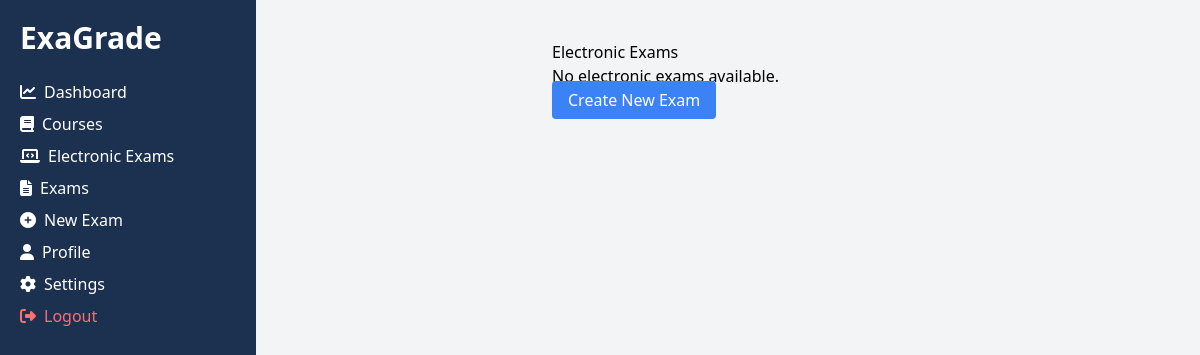
Before: /electronic_exams/ (signed in) with the older database file.
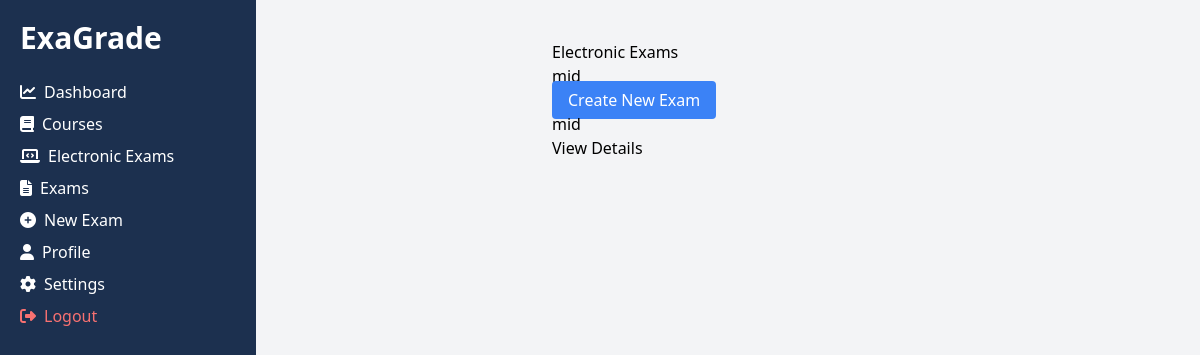
After: the same page with the newer database file.
### electronic_exams/models.py (models this page shows, shortened)
class ElectronicExam(models.Model):
    course = models.ForeignKey("courses.Course", on_delete=models.CASCADE, related_name="electronic_exams")
    title = models.CharField(max_length=255)
    created_at = models.DateTimeField(auto_now_add=True)

### electronic_exams/views.py (the view)
# urls.py: path("", ExamListView.as_view(), name="exam_list"),
class ExamListView(View):
    def get(self, request):
        exams = ElectronicExam.objects.all()
        return render(request, "electronic_exams/exam_list.html", {"exams": exams})

### templates/electronic_exams/exam_list.html (shortened to what this page needs)
{% extends "base.html" %}
{% block content %}
    <h2>Electronic Exams</h2>
    <ul>
        {% for exam in exams %}
            <li>
                <a href="{% url 'electronic_exams:electronic_exam_detail' exam.pk %}">{{ exam.title }}</a>
            </li>
        {% empty %}
            <p>No electronic exams available.</p>
        {% endfor %}
    </ul>
    <a href="{% url 'electronic_exams:create_electronic_exam' %}" class="px-4 py-2 bg-blue-500 text-white rounded">
        Create New Exam
    </a>
    {% for exam in exams %}
    <div class="exam-card">
        <h2>{{ exam.title }}</h2>
        <a href="{% url 'electronic_exams:electronic_exam_detail' exam.pk %}" class="btn">View Details</a>
    </div>
    {% endfor %}
{% endblock %}

### templates/base.html (shortened to what this page needs)
{% load static %}
<!DOCTYPE html>
<html lang="en">
<head>
    <script src="https://cdn.tailwindcss.com"></script>
</head>
<body class="bg-gray-100 relative">
    <div class="flex h-screen">
        <nav id="sidebar" class="w-64 bg-[#1C304F] text-white p-5 fixed inset-y-0 left-0 transform -translate-x-full transition-transform duration-300 ease-in-out md:relative md:translate-x-0 md:block z-50">
            <h2 class="text-3xl font-bold mb-4">ExaGrade</h2>
            <ul class="mt-6 space-y-2">
                {% if user.is_authenticated %}
                    {% if user.is_instructor %}
                        <li>
                            <a href="{% url 'users:instructor_dashboard' %}" class="flex items-center space-x-2 hover:text-[#98BBF5]">
                                <i class="fas fa-chart-line"></i>
                                <span>Dashboard</span>
                            </a>
                        </li>
                    {% endif %}
                    <li>
                        <a href="{% url 'courses:list' %}" class="flex items-center space-x-2 hover:text-[#98BBF5]">
                            <i class="fas fa-book"></i>
                            <span>Courses</span>
                        </a>
                    </li>
                    <li>
                        <a href="{% url 'electronic_exams:exam_list' %}" class="flex items-center space-x-2 hover:text-[#98BBF5]">
                            <i class="fas fa-laptop-code"></i>
                            <span>Electronic Exams</span>
                        </a>
                    </li>
                    {% if user.is_instructor %}
                        <li>
                            <a href="{% url 'exams:list' %}" class="flex items-center space-x-2 hover:text-[#98BBF5]">
                                <i class="fas fa-file-alt"></i>
                                <span>Exams</span>
                            </a>
                        </li>
                        <li>
                            <a href="{% url 'exams:add' %}" class="flex items-center space-x-2 hover:text-[#98BBF5]">
                                <i class="fas fa-plus-circle"></i>
                                <span>New Exam</span>
                            </a>
                        </li>
                    {% endif %}
                    <li>
                        <a href="{% url 'users:profile' request.user.id %}" class="flex items-center space-x-2 hover:text-[#98BBF5]">
                            <i class="fas fa-user"></i>
                            <span>Profile</span>
                        </a>
                    </li>
                    <li>
                        <a href="{% url 'users:settings' %}" class="flex items-center space-x-2 hover:text-[#98BBF5]">
                            <i class="fas fa-cog"></i>
                            <span>Settings</span>
                        </a>
                    </li>
                    <li>
                        <a href="{% url 'users:logout' %}" class="flex items-center space-x-2 text-red-400 hover:text-red-600">
                            <i class="fas fa-sign-out-alt"></i>
                            <span>Logout</span>
                        </a>
                    </li>
                {% endif %}
            </ul>
        </nav>
        <div class="flex-1 p-10 ml-0 md:ml-64">
            {% block content %} {% endblock %}
        </div>
    </div>
</body>
</html>

Changed rows visible on the page:
added ElectronicExam: title "mid"
Other visible differences:
text no longer shown: "No electronic exams available."
